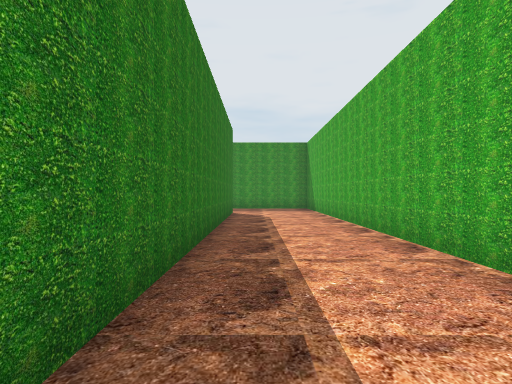
view 1 (above)

23 first-person views from a walk through a scene from a Unity 3-D project. The camera is 1.5 m above the floor, looks level and sees 75° across. The floor is counted in squares, 2 m on a side. Each view is taken from the middle of a square. On the plan, view 1 faces up. The plan holds only what a view shows up to about 11 squares ahead; the rest is blank. The place goes on beyond the plan. The player is left out.

view 2
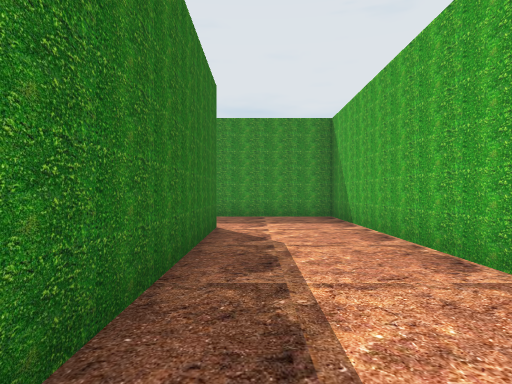

view 3
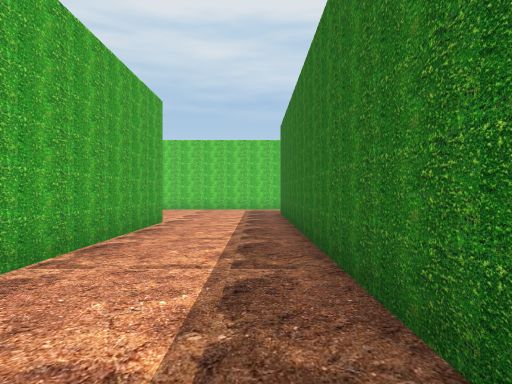

view 4
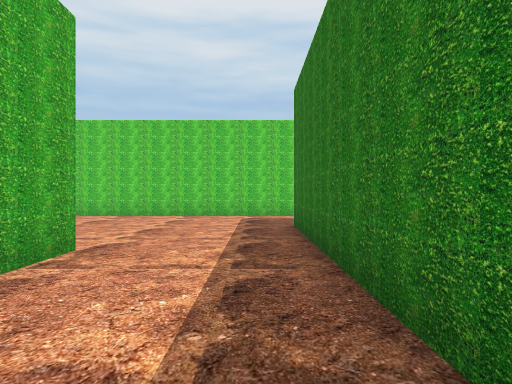

view 5
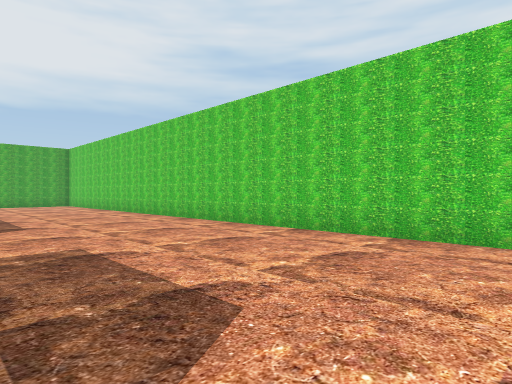

view 6
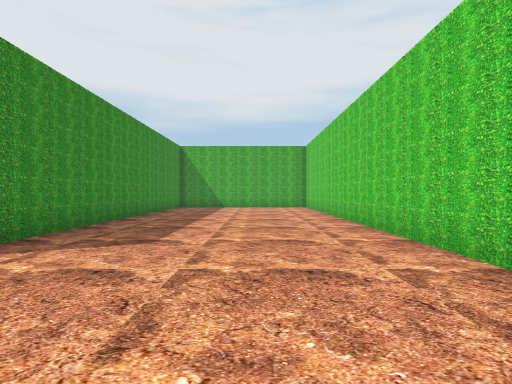

view 7
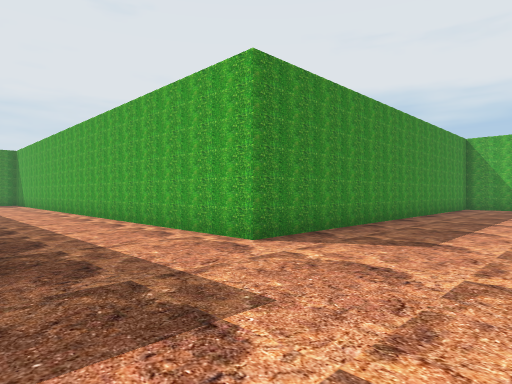

view 8
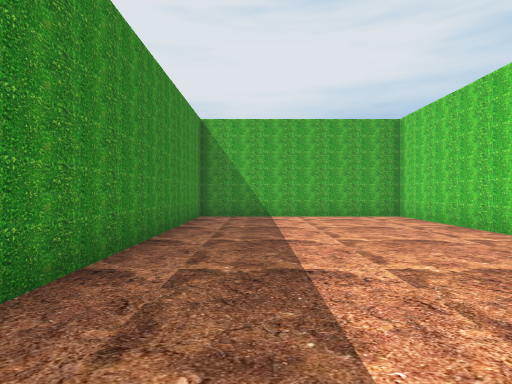

view 9
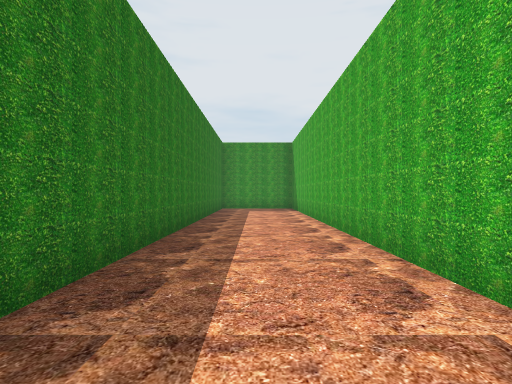

view 10
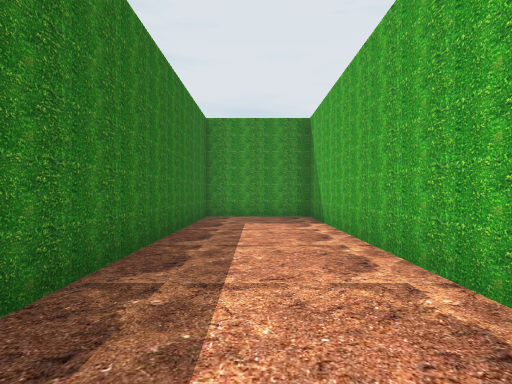

view 11
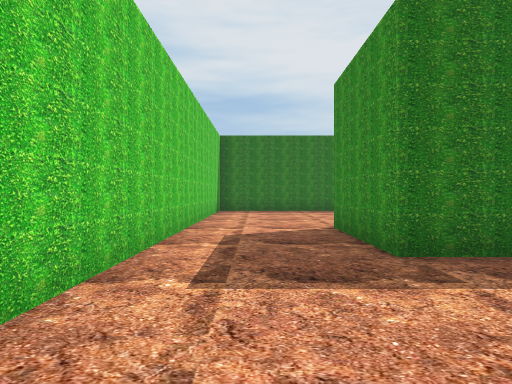

view 12
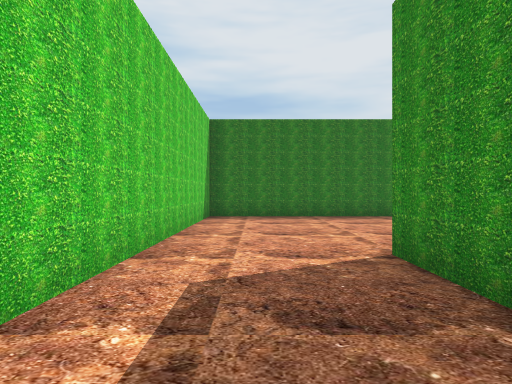

view 13
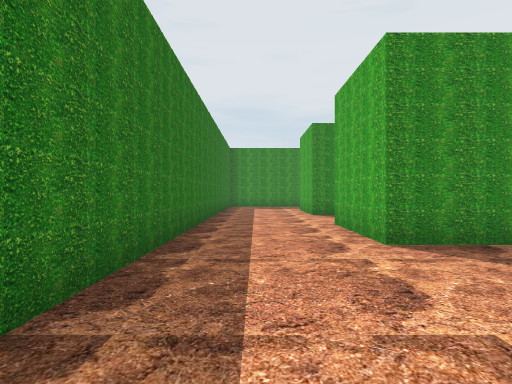

view 14
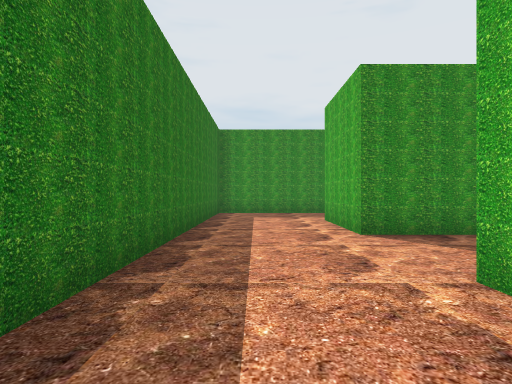

view 15
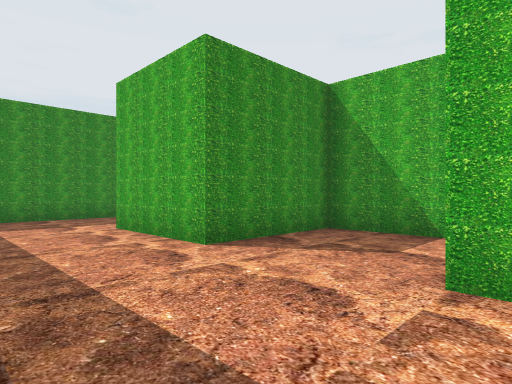

view 16
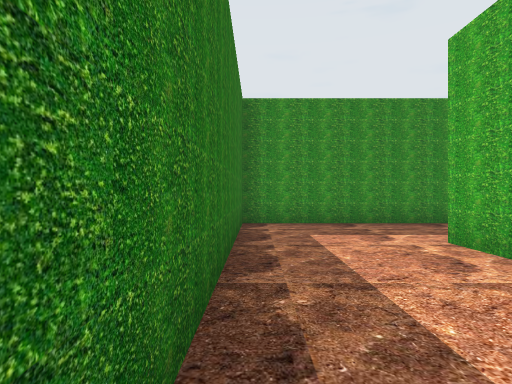

view 17
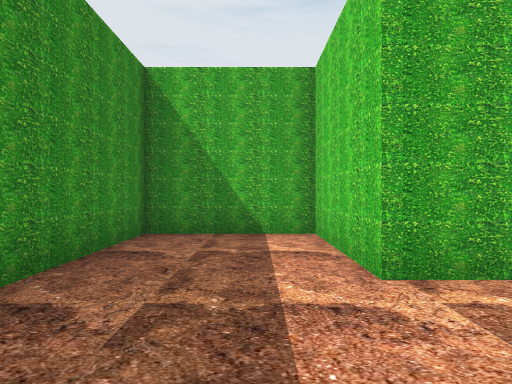

view 18
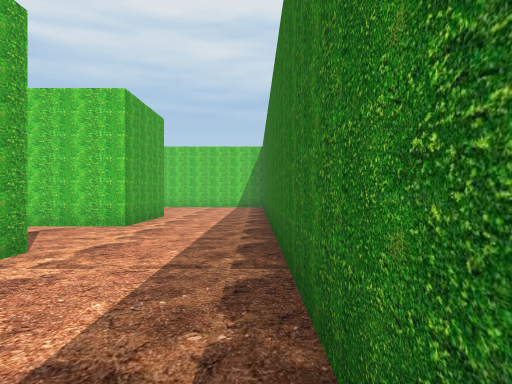

view 19
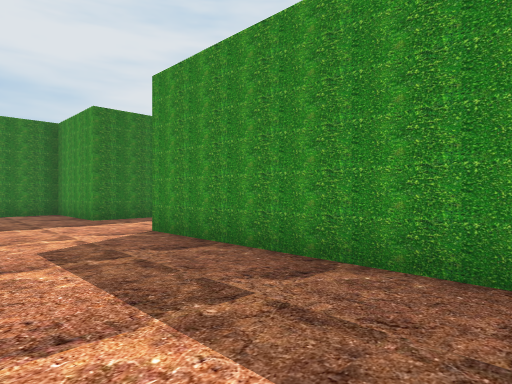

view 20
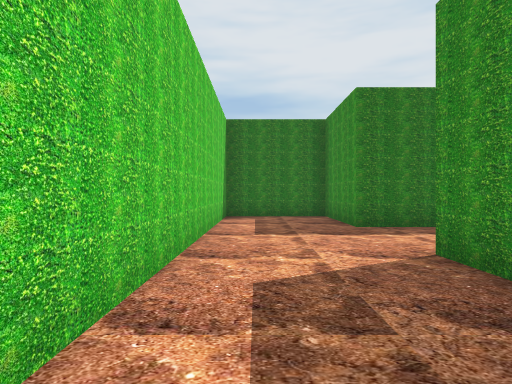

view 21
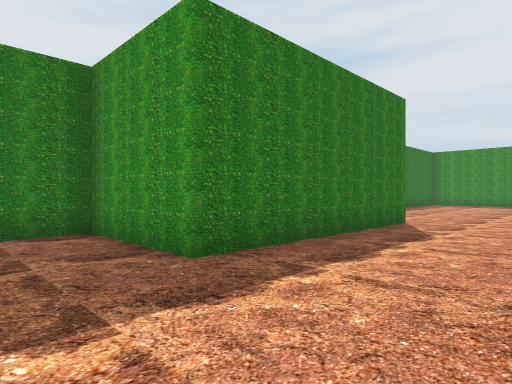

view 22
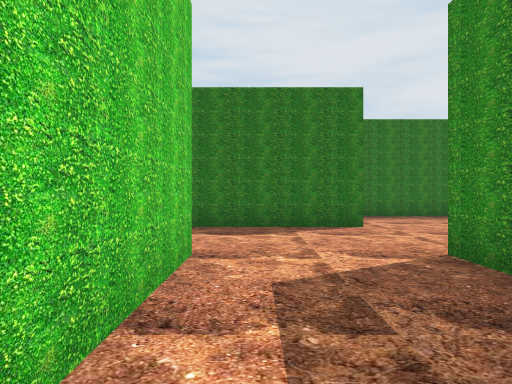

view 23
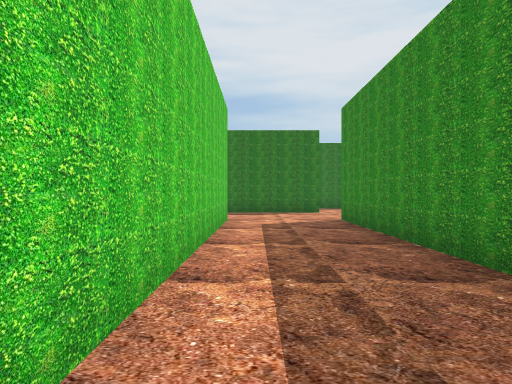

### Floor plan
Points are (right, up) in squares from view 1. A wall is a line through its corners. A room is listed if a view was taken in it or the views show most of it. See-through windows are left out.
Room 1 (views 1, 2, 3, 4, 5, 6, 7, 8, 9, 10, 11, 12, 13, 14, 15, 16, 17, 18, 19, 20, 21, 22, 23)
walls: (2.3, -3.4) (2.3, 15.2) (-4, 15.2); (-0.8, 12.1) (-0.8, -6.4) (-4, -6.4); (-4, 0.6) (-4, 2.9) (-7.2, 2.9) (-7.2, 5.9) (-4, 5.9) (-4, 9) (-10.3, 9) (-10.3, -9.4) (21.3, -9.4) (21.3, -3.3) (8.6, -3.3) (8.6, 15.2) (5.5, 15.2) (5.5, 1.9); (-5.4, -3.3) (-7.2, -3.3) (-7.2, -0.2) (-5, -0.2); (-4, 18.2) (4, 18.2); (2, 21.3) (-4, 21.3); (-7.2, 21.4) (-7.2, 15.2) (-10.3, 15.2) (-10.3, 12.1) (-1.1, 12.1); (-10.3, 24.5) (-10.3, 22.2)

Positions as (right, up) in squares from view 1, and headings:
1: (0, 0), facing up
2: (0, 5), facing up
3: (0, 5), facing down
4: (0, 1), facing down
5: (2, -4), facing down-right
6: (5, -7), facing right
7: (5, -7), facing up-right
8: (11, -5), facing right
9: (7, 0), facing up
10: (7, 5), facing up
11: (3, -8), facing left
12: (0, -8), facing left
13: (-9, -8), facing up
14: (-9, -3), facing up
15: (-10, -1), facing up-right
16: (-10, 1), facing up
17: (-10, 7), facing right
18: (-10, 7), facing down
19: (2, 12), facing up-left
20: (0, 13), facing left
21: (-4, 13), facing up-left
22: (0, 19), facing left
23: (5, 19), facing left
